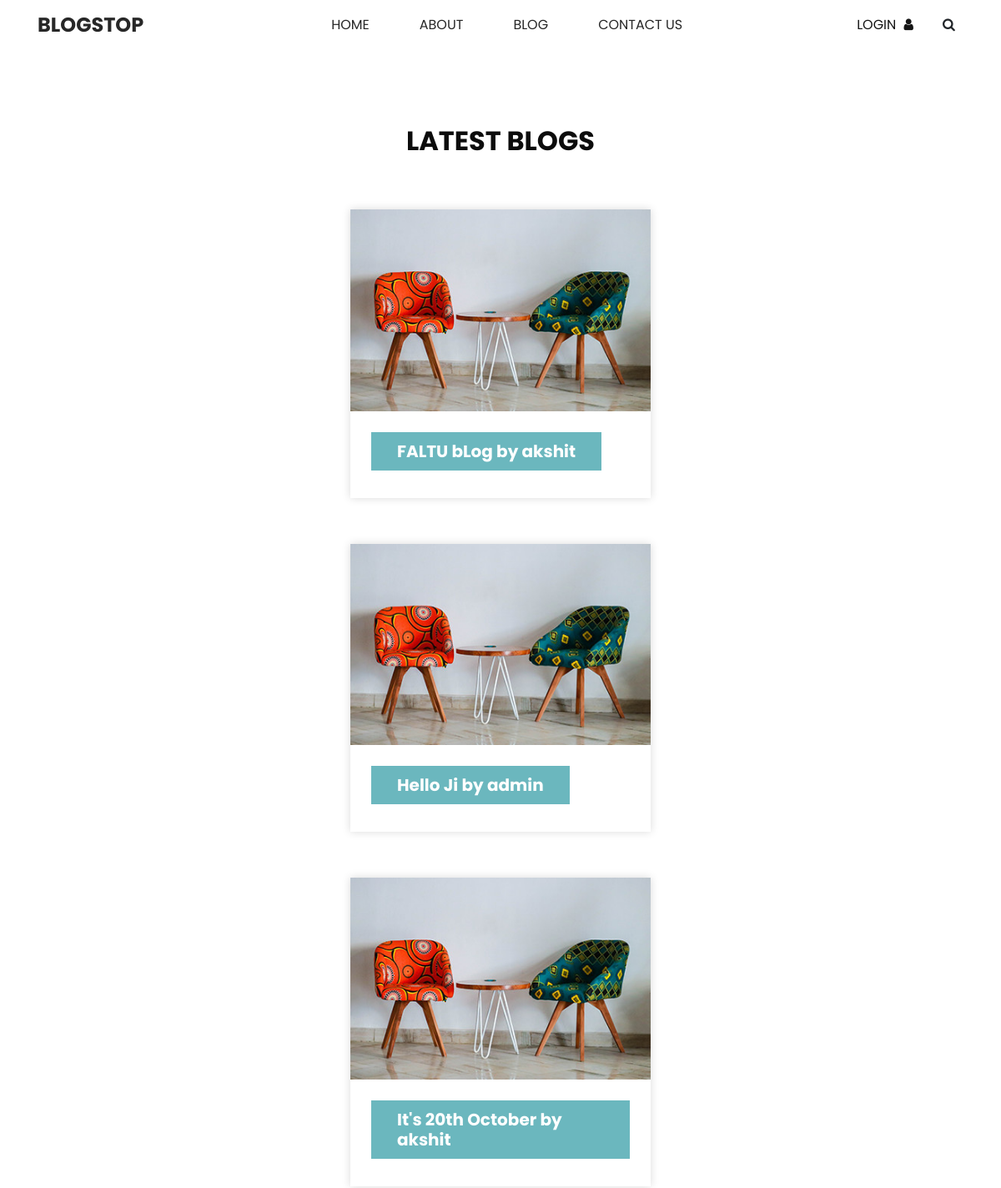
/blog (upper part), run on an earlier commit of the app's database.
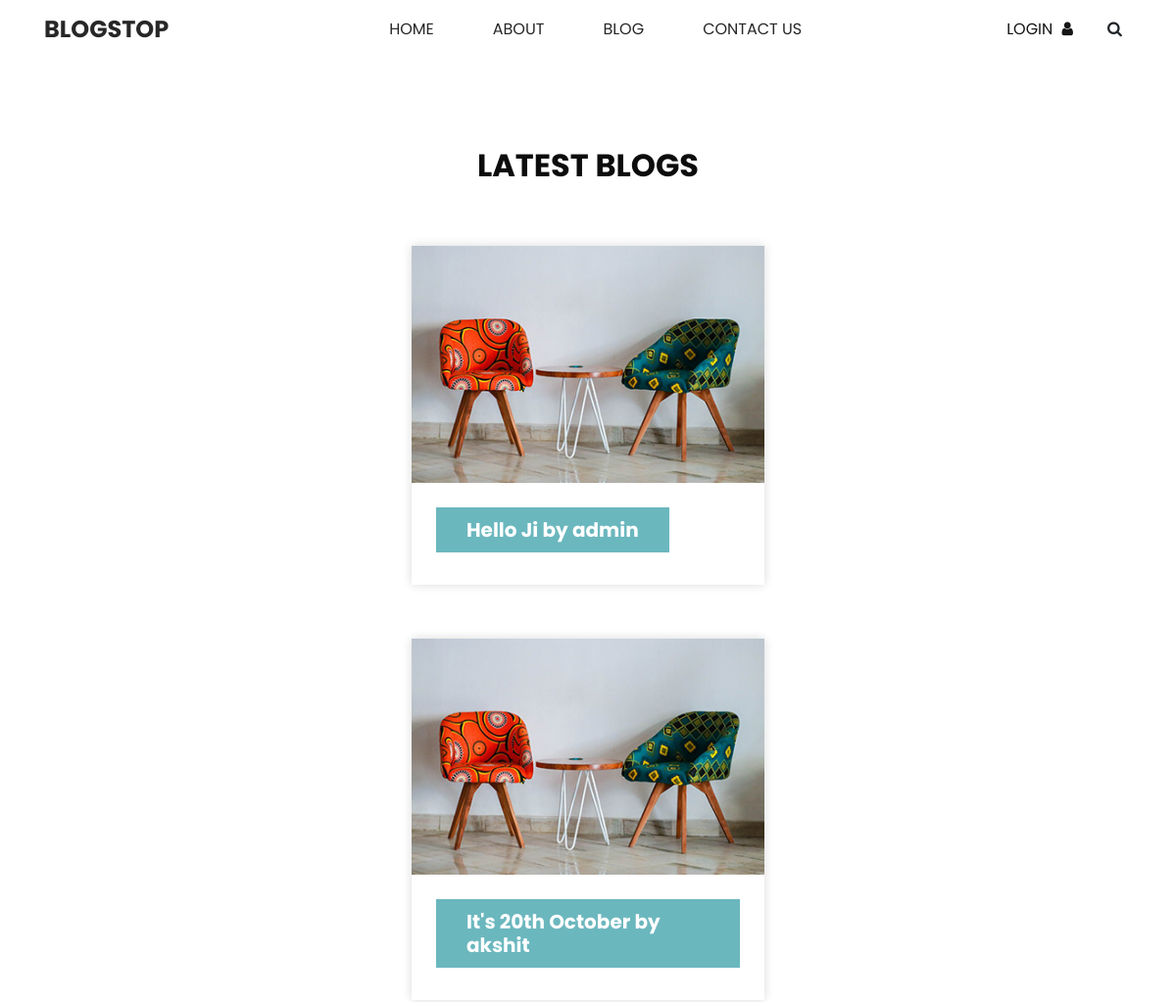
And on a later commit of the database.
### blog/models.py (models this page shows, shortened)
class Post(models.Model):
    title = models.CharField(max_length=100)
    author = models.ForeignKey(User, on_delete=models.CASCADE)
    body = models.TextField()

### blog/views.py (the view)
# urls.py: path("blog", Blogview.as_view(), name="blog"),
class Blogview(ListView):
    model = Post
    template_name = 'blog/blog.html'
    ordering = ['-id']

### templates/blog/blog.html (shortened to what this page needs)
<!DOCTYPE html>
<html>
<head>
  {% load static %}
  <link rel="stylesheet" type="text/css" href="{% static 'css/bootstrap.css' %}" />
  <link href="{% static 'css/font-awesome.min.css' %}" rel="stylesheet" />
  <link href="{% static 'css/style.css' %}" rel="stylesheet" />
  <link href="{% static 'css/responsive.css' %}" rel="stylesheet" />
</head>
<body class="sub_page">
  <div class="hero_area">
    <header class="header_section long_section px-0">
      <nav class="navbar navbar-expand-lg custom_nav-container ">
        <a class="navbar-brand" href="index">
          <span>
            BlogStop
          </span>
        </a>
        <div class="collapse navbar-collapse" id="navbarSupportedContent">
          <div class="d-flex mx-auto flex-column flex-lg-row align-items-center">
            <ul class="navbar-nav  ">
              <li class="nav-item ">
                <a class="nav-link" href="index">Home <span class="sr-only">(current)</span></a>
              </li>
              <li class="nav-item">
                <a class="nav-link" href="about"> About</a>
              </li>
              <li class="nav-item active">
                <a class="nav-link" href="blog">Blog</a>
              </li>
              <li class="nav-item">
                <a class="nav-link" href="contact">Contact Us</a>
              </li>
            </ul>
          </div>
          <div class="quote_btn-container">
            <a href="signin">
              <span>
                Login
              </span>
              <i class="fa fa-user" aria-hidden="true"></i>
            </a>
            <form class="form-inline">
              <button class="btn  my-2 my-sm-0 nav_search-btn" type="submit">
                <i class="fa fa-search" aria-hidden="true"></i>
              </button>
            </form>
          </div>
        </div>
      </nav>
    </header>
  </div>
  <section class="blog_section layout_padding">
    <div class="container">
      <div class="heading_container">
        <h2>
          Latest Blogs
        </h2>
      </div>
      {% for post in object_list %}
      <div class="row">
        <div class="col-md-6 col-lg-4 mx-auto">
          <div class="box">
            <div class="img-box">
              <img src="{% static 'images/b1.jpg' %}" alt="">
            </div>
            <div class="detail-box">
              <h5><a href="{% url 'article' post.pk %}">
                {{ post.title }} by {{ post.author }}
              </a>
              </h5>
            </div>
          </div>
        </div>
      </div>
      {% endfor %}
    </div>
  </section>
</body>
</html>

What changed in the data, as far as the page shows it:
removed Post: title "FALTU bLog", author "akshit"
